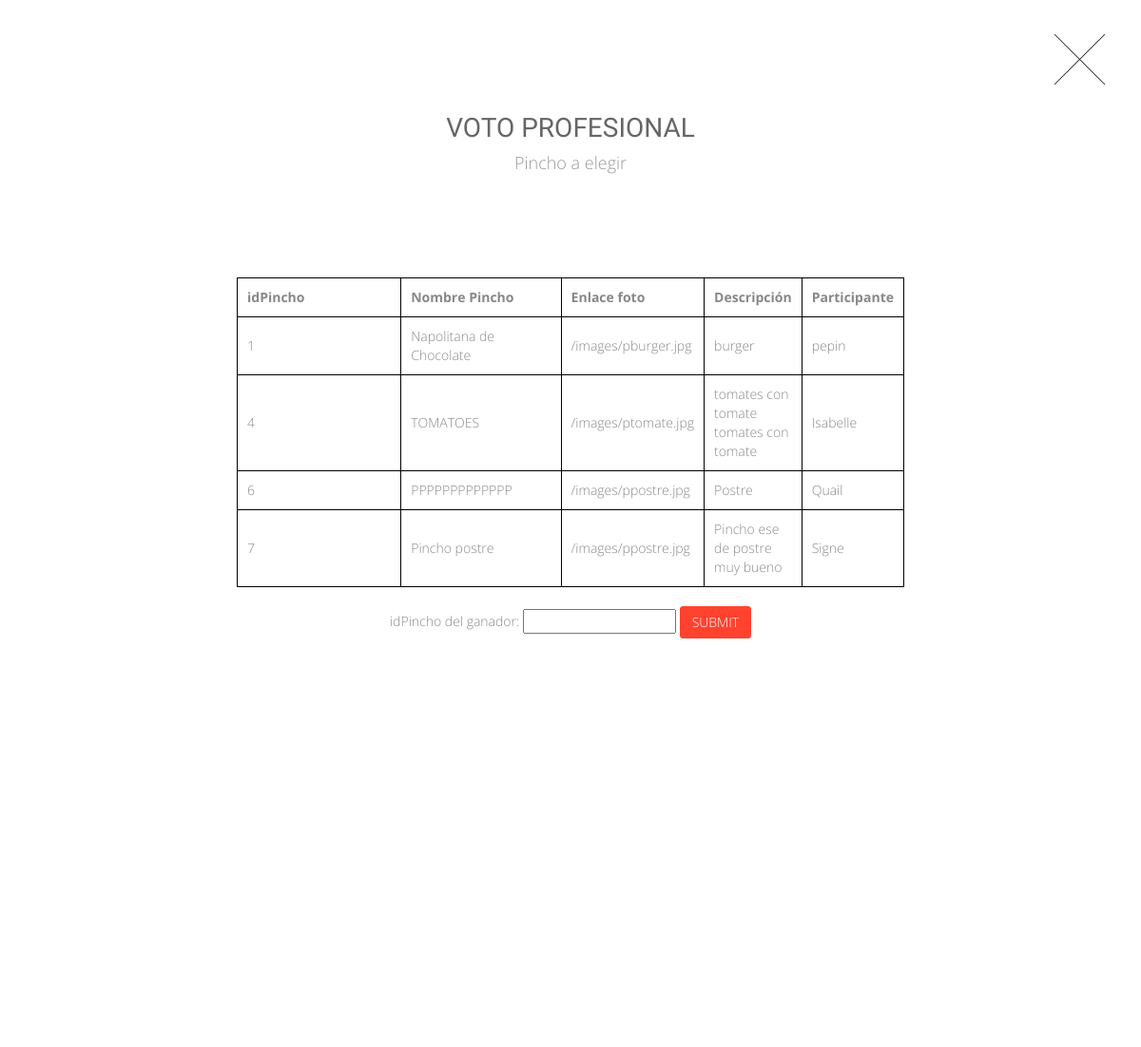
The page /view/votoPRO/votoProfesionalFinal.php (signed in) on the database as committed earlier.
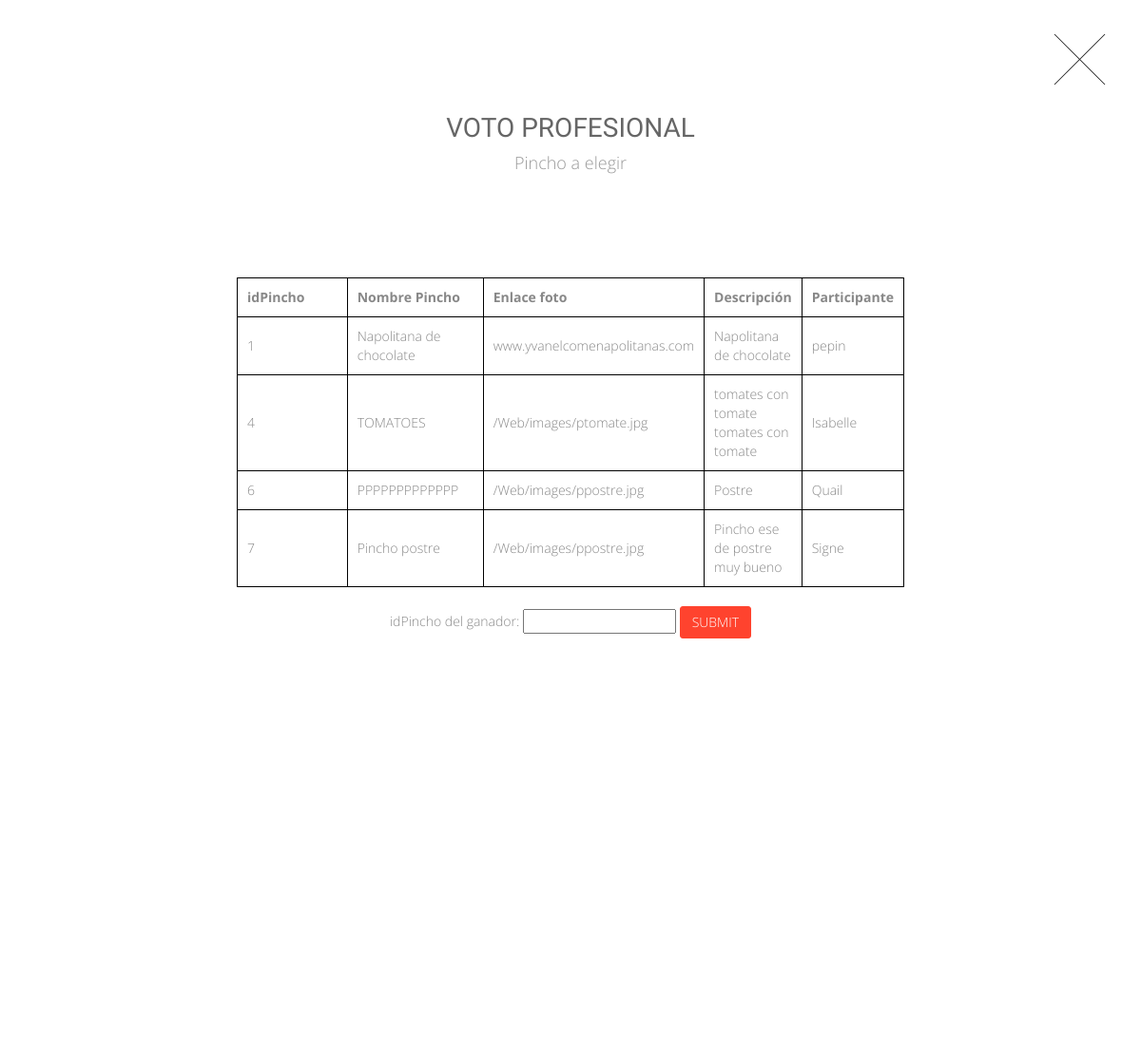
The same page on the database as committed later.
### tables this page shows
CREATE TABLE `pincho` (
  `idPincho` int(11) NOT NULL,
  `precioPIN` varchar(45) DEFAULT NULL,
  `fotoPIN` varchar(45) DEFAULT NULL,
  `descripcionPIN` varchar(45) DEFAULT NULL,
  `nombrePIN` varchar(45) DEFAULT NULL,
  `ingredientesPIN` varchar(45) DEFAULT NULL,
  `Participante_TablaUsuarios_login` varchar(30) NOT NULL,
  `votoPOP` int(11) DEFAULT NULL,
  `finalista` int(1) DEFAULT NULL,
  `estadoPIN` tinyint(1) NOT NULL
);

### controller/controlPROFINAL.php (called while the page is built, shortened)
<?php
	require_once("../../model/jpro.php");
	$nombreP = $_SESSION["name"];
	$c = new Profesional();
	$c->muestraFinalista($nombreP);
?>

### model/jpro.php (the view, shortened to what this page needs)
<?php
class Profesional{
    public function muestraFinalista($nombreP){
        $sql = "SELECT idPincho, nombrePIN, fotoPIN, descripcionPIN, Participante_TablaUsuarios_login
                FROM pincho
                WHERE Finalista='1' AND idPincho";
        $result = mysql_query ($sql)or die('No funciona');
        while ($row = mysql_fetch_row($result)){
               echo '<tr><td>'.$row[0].'</td><td>'.$row[1].'</td><td>'.$row[2].'</td><td>'.$row[3].'</td><td>'.$row[4].'</td>';
        }
    }
}
 ?>

### view/votoPRO/votoProfesionalFinal.php (shortened to what this page needs)
<!DOCTYPE html>
<html lang="en">
    <head>
        <link href="../../bootstrap/css/bootstrap.min.css" rel="stylesheet">
        <link href="../../css/font-awesome.min.css" rel="stylesheet">
        <link href="../../css/animate.css" rel="stylesheet">
        <link href="../../css/style.css" rel="stylesheet">
    </head>
<body>
  <a href="../../view/votoPRO/preVotoPro.php"><div class="section-modal" id="service-modal" tabindex="-1">
        <div class="modal-content">
            <div class="close-modal" data-dismiss="modal">
                <div class="lr">
                    <div class="rl">
                    </div>
                </div>
              </div>
              </a>
                <div class="container">
                    <div class="row">
                        <div class="section-title text-center">
                            <h3>VOTO PROFESIONAL</h3>
                            <p>Pincho a elegir</p>
                        </div>
                    </div>
                    <div class="row" style="padding-top: 20px;">
                      <div class="col-md-12">
                        <div class="row">
                                <div align="center">
                              <table style="margin: auto;">
                                <thead>
                                  <tr>
                                    <th>idPincho</th>
                                    <th>Nombre Pincho</th>
                                    <th>Enlace foto</th>
                                    <th>Descripción</th>
                                    <th>Participante</th>
                                  </tr>
                                </thead>
                                <tbody>
                                <?php include('../../controller/controlPROFINAL.php');?>
                                </tbody>
                                </table>
                        <div cass="row" style="padding-top: 20px;"></div>
                        <form action="../../view/votoPRO/haceVotoPROfinal.php" method="POST">
                            <div align="center">
                                <div class="row">
                                    idPincho del ganador: <input type="number" name="pincho" min="1" >
                                    <input type="submit" class="btn btn-primary" name="GANADOR">
                                    </div>
                            </div>
                    </form>
                        <div cass="row" style="padding-top: 403px;"></div>
                          </div>
                        </div>
                      </div>
                    </div>
                  </div>
</body>
</html>

### css/style.css (style rules this page uses)
body { background: url(../images/fondo1.svg) no-repeat; background-attachment: fixed; background-size: cover; background-position: 50% 50%; font-family: 'Open Sans', sans-serif; }
a, a:hover, a:focus, a:active, a.active { outline: 0; }
a { color: #FF432E; text-decoration: none; }
p { font-family: 'Open Sans', sans-serif; font-size: 13px; line-height: 21px; }
.btn-primary { border-color: #FF432E; background-color: #FF432E; text-transform: uppercase; font-weight: 300; color: #fff; -webkit-border-radius:3px; -moz-border-radius:3px; -o-border-radius:3px; border-radius:3px; -webkit-transition: all 0.3s; -moz-transition: all 0.3s; -o-transition: all 0.3s; transition: all 0.3s; }
.section-title h3 { color: #666 !important; //font-style: italic; font-size: 28px; font-family: 'Oswald', sans-serif; text-transform: none; }
.section-title p { padding-bottom: 60px; color: #999; font-size: 18px; //font-style: italic; font-weight: 300; }
.section-modal .modal-content { padding: 100px 0 !important; min-height: 100%; border: 0 !important; border-radius: 0; background-clip: border-box; -webkit-box-shadow: none !important; -moz-box-shadow: none !important; box-shadow: none !important; color: #888; font-weight: 300; }
.section-modal .close-modal { position: absolute; top: 25px; right: 25px; width: 75px; height: 75px; background-color: transparent; cursor: pointer; }
.section-modal .close-modal .lr { z-index: 1051; width: 1px; height: 75px; margin-left: 35px; background-color: #222; -webkit-transform: rotate(45deg); -ms-transform: rotate(45deg); transform: rotate(45deg); }
.section-modal .close-modal .lr .rl { z-index: 1052; width: 1px; height: 75px; background-color: #222; -webkit-transform: rotate(90deg); -ms-transform: rotate(90deg); transform: rotate(90deg); }
table, th, td { border: 1px solid black; border-collapse: collapse; width: 60%; }
th, td { padding: 10px; }

Rows that differ between the two databases and show on the page:
changed pincho "pepin": nombrePIN "Napolitana de Chocolate" → "Napolitana de chocolate"; fotoPIN "/images/pburger.jpg" → "www.yvanelcomenapolitanas.com"; descripcionPIN "burger" → "Napolitana de chocolate"
changed pincho "TOMATOES": fotoPIN "/images/ptomate.jpg" → "/Web/images/ptomate.jpg"
changed pincho "PPPPPPPPPPPPP": fotoPIN "/images/ppostre.jpg" → "/Web/images/ppostre.jpg"
changed pincho "Pincho postre": fotoPIN "/images/ppostre.jpg" → "/Web/images/ppostre.jpg"
